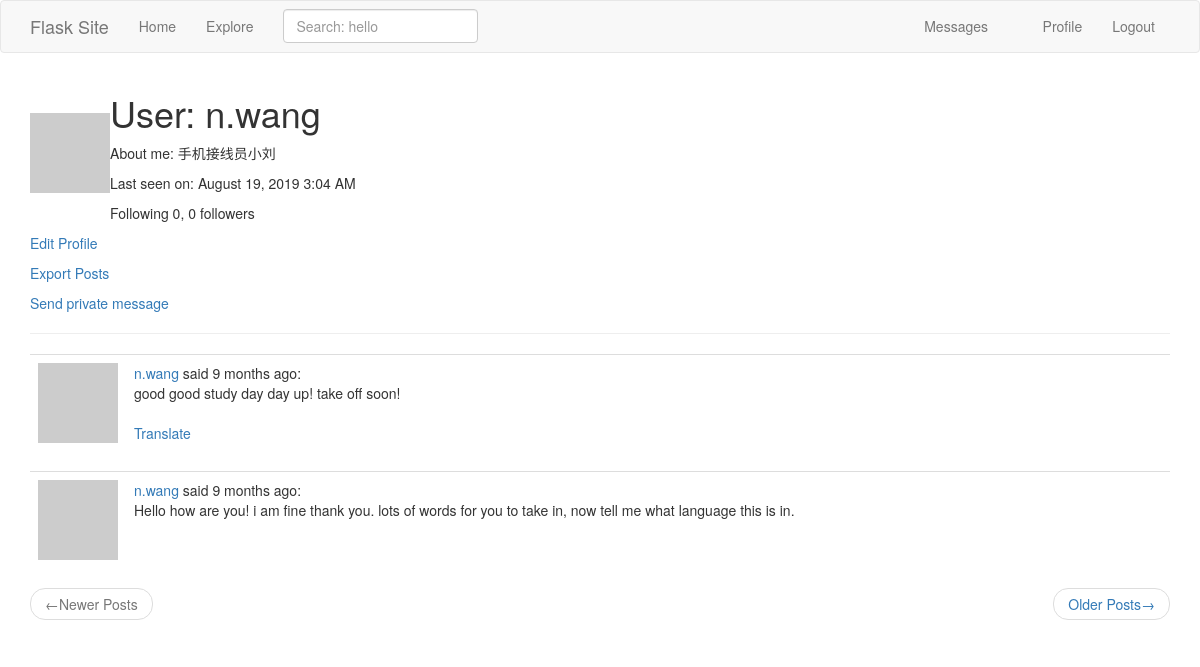
Screenshot of /user/n.wang (signed in) with the database file from the repository.
### app/models.py (models this page shows, shortened)
class PaginatedAPIMixin(object):
    @staticmethod
    def to_collect_dictionary(query, page, per_page, endpoint, **kwargs):
        resources = query.paginate(page, per_page, False)
        data = {
            'items': [item.to_dict() for item in resources.items],
            '_meta': {
                'page': page,
                'per_page': per_page,
                'total_pages': resources.pages,
                'total_items': resources.total
            },
            '_links': {
                'self': url_for(endpoint, page=page, per_page=per_page, **kwargs),
                'next': url_for(endpoint, page=page + 1, per_page=per_page, **kwargs) if resources. has_next else None,
                'prev': url_for(endpoint, page=page - 1, per_page=per_page, **kwargs) if resources.has_prev else None
            }
        }
        return data

class User(PaginatedAPIMixin, UserMixin, db.Model):
    id = db.Column(db.Integer, primary_key=True)
    username = db.Column(db.String(64), index=True, unique=True)
    email = db.Column(db.String(120), index=True, unique=True)
    password_hash = db.Column(db.String(126))
    posts = db.relationship("Post", backref='author', lazy='dynamic')
    about_me = db.Column(db.String(140))
    last_seen = db.Column(db.DateTime, default=datetime.utcnow)
    followed = db.relationship("User", secondary=followers,
                               primaryjoin=(followers.c.follower_id == id),
                               secondaryjoin=(followers.c.followed_id == id),
                               backref=db.backref('followers', lazy='dynamic'), lazy='dynamic')
    messages_sent = db.relationship("Message", foreign_keys='Message.sender_id',
                                    backref='author', lazy='dynamic')
    messages_received = db.relationship('Message', foreign_keys='Message.recipient_id',
                                        backref='recipient', lazy='dynamic')
    last_message_read_time = db.Column(db.DateTime)
    notifications = db.relationship("Notification", backref='user', lazy="dynamic")
    tasks = db.relationship("Task", backref="user", lazy="dynamic")
    token = db.Column(db.String(32), index=True, unique=True)
    token_expiration = db.Column(db.DateTime)
    def avatar(self, size):
        digest = md5(self.email.lower().encode("utf-8")).hexdigest()
        return "https://www.gravatar.com/avatar/{}?d=identicon&s={}".format(digest, size)
    def get_tasks_in_progress(self):
        return Task.query.filter_by(user=self, complete=False).all()
    def get_task_in_progress(self, name):
        return Task.query.filter_by(user=self, name=name, complete=False).first()

class SearchableMixin(object):
    @classmethod
    def before_commit(cls, session):
        session._changes = {
            'add': list(session.new),
            'update': list(session.dirty),
            'delete': list(session.deleted)
        }
    @classmethod
    def after_commit(cls, session):
        for obj in session._changes['add']:
            if isinstance(obj, SearchableMixin):
                add_to_index(obj.__tablename__, obj)
        for obj in session._changes['update']:
            if isinstance(obj, SearchableMixin):
                add_to_index(obj.__tablename__, obj)
        for obj in session._changes['delete']:
            if isinstance(obj, SearchableMixin):
                remove_from_index(obj.__tablename__, obj)
        session._changes = None

class Post(SearchableMixin, db.Model):
    __searchable__ = ['body']
    id = db.Column(db.Integer, primary_key=True)
    body = db.Column(db.String(140))
    timestamp = db.Column(db.DateTime, default=datetime.utcnow, index=True)
    user_id = db.Column(db.Integer, db.ForeignKey('user.id'))
    language = db.Column(db.String(5))

### app/main/routes.py (the view)
@main_bp.route("/user/<username>")
def user(username):
    user = User.query.filter_by(username=username).first_or_404()
    page = request.args.get('page', 1, type=int)
    posts = user.posts.order_by(Post.timestamp.desc()).paginate(page, current_app.config['POSTS_PER_PAGE'], False)
    prev_url = url_for('.user', username=user.username, page=posts.prev_num) if posts.has_prev else None
    next_url = url_for('.user', username=user.username, page=posts.next_num) if posts.has_next else None
    return render_template('user.html', user=user,
                           posts=posts.items, prev_url=prev_url, next_url=next_url)

### app/main/forms.py
class SearchForm(FlaskForm):
    q = StringField(_l('Search: hello'), validators=[DataRequired()])
    def __init__(self, *args, **kwargs):
        if 'formdata' not in kwargs:
            kwargs['formdata'] = request.args
        if 'csrf_enabled' not in kwargs:
            kwargs['csrf_enabled'] = False
        super(SearchForm, self).__init__(*args, **kwargs)

### app/main/routes.py (called while the page is built)
@main_bp.before_request
def before_request():
    if current_user.is_authenticated:
        current_user.last_seen = datetime.utcnow()
        db.session.commit()
    g.search_form = SearchForm()
    g.locale = str(get_locale())

### app/models.py (called while the page is built)
@login.user_loader
def load_user(id):
    return User.query.get(int(id))

### app/templates/user.html (shortened to what this page needs)
{% extends 'base.html' %}
{% block page_content %}
    <table valign="top">
        <tr>
            <td><img src="{{ user.avatar(128) }}"></td>
            <td>
                <h1>User: {{ user.username }}</h1>
                {% if user.about_me %}<p>About me: {{ user.about_me }}</p>{% endif %}
                {% if user.last_seen %}<p>Last seen on: {{ moment(user.last_seen).format('LLL') }}</p>{% endif %}
                <p>Following {{ user.followed.count() }}, {{ user.followers.count() }} followers</p>
            </td>
        </tr>
    </table>
    {% if not current_user.is_authenticated %}
    <h1>Viewing as Tourist</h1>
    {% else %}
        {% if user == current_user %}
        <p><a href="{{ url_for('main.edit_profile') }}">{{ _('Edit Profile') }}</a></p>
            {% if not current_user.get_task_in_progress('export_posts') %}
                <p><a href="{{ url_for('main.export_posts') }}">{{ _("Export Posts") }}</a></p>
            {% endif %}
        {% elif not current_user.is_following(user) %}
        <p><a href="{{ url_for('main.follow', username=user.username) }}">{{ _("Follow") }}</a></p>
        {% else %}
        <p><a href="{{ url_for('main.unfollow', username=user.username) }}">{{ _("Unfollow") }}</a></p>
        {% endif %}
    {% endif %}
    <p>
        <a href="{{ url_for('main.send_messages', recipient=user.username) }}">
            {{ _('Send private message') }}
        </a>
    </p>
    <hr>
    {% for post in posts %}
        {% include '_post.html' %}
    {% endfor %}
    <nav aria-label="...">
        <ul class="pager">
            <li class="previous{% if not prev_url %} disabled {% endif %}">
                <a href="{{ prev_url or '#' }}">
                    <span aria-hidden="true">&larr;</span>Newer Posts
                </a>
            </li>
            <li class="next {% if not next_url %} disabled {% endif %}">
                <a href="{{ next_url or '#' }}">
                    Older Posts<span aria-hidden="true">&rarr;</span>
                </a>
            </li>
        </ul>
    </nav>
{% endblock %}

### app/templates/_post.html (shortened to what this page needs)
<table class="table table-hover">
    <tr>
        <td width="70px">
            <span class="user_popup">
                <a href="{{ url_for('main.user', username=post.author.username) }}">
                    <img src="{{ post.author.avatar(70) }}" />
                </a>
            </span>
        </td>
        <td>
            {{ _("%(username)s said %(when)s: "
            , username=user_link, when=moment(post.timestamp).fromNow()) }}<br>
            <span id="post{{ post.id }}">{{ post.body }}</span>
            {% if post.language and post.language!= g.locale %}
            <br><br>
            <span id="translation{{ post.id }}">
                <a href="javascript:translate(
                            '#post{{ post.id }}',
                            '#translation{{ post.id }}',
                            '{{ post.language }}',
                            '{{ g.locale }}');">{{ _('Translate') }}</a>
            </span>
            {% endif %}
        </td>
    </tr>
</table>

### rows the page displays
User: username "n.wang", about_me "手机接线员小刘", last_seen "August 19, 2019 3:04 AM"
Post: body "good good study day day up! take off soon!"
Post: body "Hello how are you! i am fine thank you. lots of words for you to take in, now tell me what language this is in."

### other values shown
{{ user.followed.count() }} "0"
{{ user.followers.count() }} "0"
